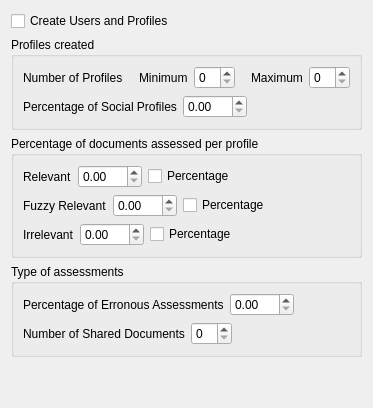
         <widget class="QWidget" name="tab_2">
          <attribute name="title">
           <string>Profiles</string>
          </attribute>
          <layout class="QVBoxLayout" name="verticalLayout">
           <item>
            <layout class="QHBoxLayout" name="horizontalLayout_3">
             <item>
              <widget class="QCheckBox" name="CreateProfiles">
               <property name="text">
                <string>Create Users and Profiles</string>
               </property>
              </widget>
             </item>
             <item>
              <spacer name="horizontalSpacer_19">
               <property name="orientation">
                <enum>Qt::Horizontal</enum>
               </property>
               <property name="sizeType">
                <enum>QSizePolicy::MinimumExpanding</enum>
               </property>
               <property name="sizeHint" stdset="0">
                <size>
                 <width>0</width>
                 <height>20</height>
                </size>
               </property>
              </spacer>
             </item>
            </layout>
           </item>
           <item>
            <widget class="QGroupBox" name="grpProfilesCreated">
             <property name="title">
              <string>Profiles created</string>
             </property>
             <layout class="QVBoxLayout" name="_20">
              <item>
               <layout class="QHBoxLayout" name="_21">
                <item>
                 <widget class="QLabel" name="label_15">
                  <property name="text">
                   <string>Number of Profiles</string>
                  </property>
                 </widget>
                </item>
                <item>
                 <spacer name="horizontalSpacer_9">
                  <property name="orientation">
                   <enum>Qt::Horizontal</enum>
                  </property>
                  <property name="sizeType">
                   <enum>QSizePolicy::Fixed</enum>
                  </property>
                  <property name="sizeHint" stdset="0">
                   <size>
                    <width>10</width>
                    <height>20</height>
                   </size>
                  </property>
                 </spacer>
                </item>
                <item>
                 <widget class="QLabel" name="textLabel2_2">
                  <property name="text">
                   <string>Minimum</string>
                  </property>
                  <property name="wordWrap">
                   <bool>false</bool>
                  </property>
                 </widget>
                </item>
                <item>
                 <widget class="QSpinBox" name="NbProfMin"/>
                </item>
                <item>
                 <spacer name="spacer3_2">
                  <property name="orientation">
                   <enum>Qt::Horizontal</enum>
                  </property>
                  <property name="sizeType">
                   <enum>QSizePolicy::Fixed</enum>
                  </property>
                  <property name="sizeHint" stdset="0">
                   <size>
                    <width>10</width>
                    <height>20</height>
                   </size>
                  </property>
                 </spacer>
                </item>
                <item>
                 <widget class="QLabel" name="textLabel2_3">
                  <property name="text">
                   <string>Maximum</string>
                  </property>
                  <property name="wordWrap">
                   <bool>false</bool>
                  </property>
                 </widget>
                </item>
                <item>
                 <widget class="QSpinBox" name="NbProfMax"/>
                </item>
                <item>
                 <spacer name="horizontalSpacer_10">
                  <property name="orientation">
                   <enum>Qt::Horizontal</enum>
                  </property>
                  <property name="sizeType">
                   <enum>QSizePolicy::MinimumExpanding</enum>
                  </property>
                  <property name="sizeHint" stdset="0">
                   <size>
                    <width>0</width>
                    <height>20</height>
                   </size>
                  </property>
                 </spacer>
                </item>
               </layout>
              </item>
              <item>
               <layout class="QHBoxLayout" name="_23">
                <item>
                 <widget class="QLabel" name="textLabel2_2_2">
                  <property name="text">
                   <string>Percentage of Social Profiles</string>
                  </property>
                  <property name="wordWrap">
                   <bool>false</bool>
                  </property>
                 </widget>
                </item>
                <item>
                 <widget class="QDoubleSpinBox" name="PercSocial">
                  <property name="maximum">
                   <double>100.000000000000000</double>
                  </property>
                 </widget>
                </item>
                <item>
                 <spacer name="spacer3_2_2">
                  <property name="orientation">
                   <enum>Qt::Horizontal</enum>
                  </property>
                  <property name="sizeType">
                   <enum>QSizePolicy::MinimumExpanding</enum>
                  </property>
                  <property name="sizeHint" stdset="0">
                   <size>
                    <width>0</width>
                    <height>20</height>
                   </size>
                  </property>
                 </spacer>
                </item>
               </layout>
              </item>
             </layout>
            </widget>
           </item>
           <item>
            <widget class="QGroupBox" name="grpPercentage">
             <property name="title">
              <string>Percentage of documents assessed per profile</string>
             </property>
             <layout class="QVBoxLayout" name="_9">
              <item>
               <layout class="QHBoxLayout" name="_10">
                <item>
                 <widget class="QLabel" name="textLabel1_3">
                  <property name="text">
                   <string>Relevant</string>
                  </property>
                  <property name="wordWrap">
                   <bool>false</bool>
                  </property>
                 </widget>
                </item>
                <item>
                 <widget class="QDoubleSpinBox" name="NbOK">
                  <property name="maximum">
                   <double>100.000000000000000</double>
                  </property>
                 </widget>
                </item>
                <item>
                 <widget class="QCheckBox" name="RelOK">
                  <property name="text">
                   <string>Percentage</string>
                  </property>
                 </widget>
                </item>
                <item>
                 <spacer name="spacer2_3">
                  <property name="orientation">
                   <enum>Qt::Horizontal</enum>
                  </property>
                  <property name="sizeType">
                   <enum>QSizePolicy::MinimumExpanding</enum>
                  </property>
                  <property name="sizeHint" stdset="0">
                   <size>
                    <width>0</width>
                    <height>20</height>
                   </size>
                  </property>
                 </spacer>
                </item>
               </layout>
              </item>
              <item>
               <layout class="QHBoxLayout" name="_11">
                <item>
                 <widget class="QLabel" name="textLabel1_3_2">
                  <property name="text">
                   <string>Fuzzy Relevant</string>
                  </property>
                  <property name="wordWrap">
                   <bool>false</bool>
                  </property>
                 </widget>
                </item>
                <item>
                 <widget class="QDoubleSpinBox" name="NbKO">
                  <property name="maximum">
                   <double>100.000000000000000</double>
                  </property>
                 </widget>
                </item>
                <item>
                 <widget class="QCheckBox" name="RelKO">
                  <property name="text">
                   <string>Percentage</string>
                  </property>
                 </widget>
                </item>
                <item>
                 <spacer name="spacer2_3_2">
                  <property name="orientation">
                   <enum>Qt::Horizontal</enum>
                  </property>
                  <property name="sizeType">
                   <enum>QSizePolicy::MinimumExpanding</enum>
                  </property>
                  <property name="sizeHint" stdset="0">
                   <size>
                    <width>0</width>
                    <height>20</height>
                   </size>
                  </property>
                 </spacer>
                </item>
               </layout>
              </item>
              <item>
               <layout class="QHBoxLayout" name="_12">
                <item>
                 <widget class="QLabel" name="textLabel1_3_3">
                  <property name="text">
                   <string>Irrelevant</string>
                  </property>
                  <property name="wordWrap">
                   <bool>false</bool>
                  </property>
                 </widget>
                </item>
                <item>
                 <widget class="QDoubleSpinBox" name="NbH">
                  <property name="maximum">
                   <double>100.000000000000000</double>
                  </property>
                 </widget>
                </item>
                <item>
                 <widget class="QCheckBox" name="RelH">
                  <property name="text">
                   <string>Percentage</string>
                  </property>
                 </widget>
                </item>
                <item>
                 <spacer name="spacer2_3_3">
                  <property name="orientation">
                   <enum>Qt::Horizontal</enum>
                  </property>
                  <property name="sizeType">
                   <enum>QSizePolicy::MinimumExpanding</enum>
                  </property>
                  <property name="sizeHint" stdset="0">
                   <size>
                    <width>0</width>
                    <height>20</height>
                   </size>
                  </property>
                 </spacer>
                </item>
               </layout>
              </item>
             </layout>
            </widget>
           </item>
           <item>
            <widget class="QGroupBox" name="grpType">
             <property name="title">
              <string>Type of assessments</string>
             </property>
             <layout class="QVBoxLayout" name="verticalLayout_12">
              <item>
               <layout class="QHBoxLayout" name="_14">
                <item>
                 <widget class="QLabel" name="textLabel1_3_3_2">
                  <property name="text">
                   <string>Percentage of Erronous Assessments</string>
                  </property>
                  <property name="wordWrap">
                   <bool>false</bool>
                  </property>
                 </widget>
                </item>
                <item>
                 <widget class="QDoubleSpinBox" name="PercErr">
                  <property name="maximum">
                   <double>100.000000000000000</double>
                  </property>
                 </widget>
                </item>
                <item>
                 <spacer name="horizontalSpacer_18">
                  <property name="orientation">
                   <enum>Qt::Horizontal</enum>
                  </property>
                  <property name="sizeType">
                   <enum>QSizePolicy::MinimumExpanding</enum>
                  </property>
                  <property name="sizeHint" stdset="0">
                   <size>
                    <width>40</width>
                    <height>20</height>
                   </size>
                  </property>
                 </spacer>
                </item>
               </layout>
              </item>
              <item>
               <layout class="QHBoxLayout" name="_15">
                <item>
                 <widget class="QLabel" name="textLabel1_3_3_2_2">
                  <property name="text">
                   <string>Number of Shared Documents</string>
                  </property>
                  <property name="wordWrap">
                   <bool>false</bool>
                  </property>
                 </widget>
                </item>
                <item>
                 <widget class="QSpinBox" name="NbDocsAssess"/>
                </item>
                <item>
                 <spacer name="spacer2_3_3_2_2">
                  <property name="orientation">
                   <enum>Qt::Horizontal</enum>
                  </property>
                  <property name="sizeType">
                   <enum>QSizePolicy::MinimumExpanding</enum>
                  </property>
                  <property name="sizeHint" stdset="0">
                   <size>
                    <width>0</width>
                    <height>20</height>
                   </size>
                  </property>
                 </spacer>
                </item>
               </layout>
              </item>
             </layout>
            </widget>
           </item>
           <item>
            <spacer name="verticalSpacer_2">
             <property name="orientation">
              <enum>Qt::Vertical</enum>
             </property>
             <property name="sizeType">
              <enum>QSizePolicy::MinimumExpanding</enum>
             </property>
             <property name="sizeHint" stdset="0">
              <size>
               <width>20</width>
               <height>40</height>
              </size>
             </property>
            </spacer>
           </item>
          </layout>
         </widget>
